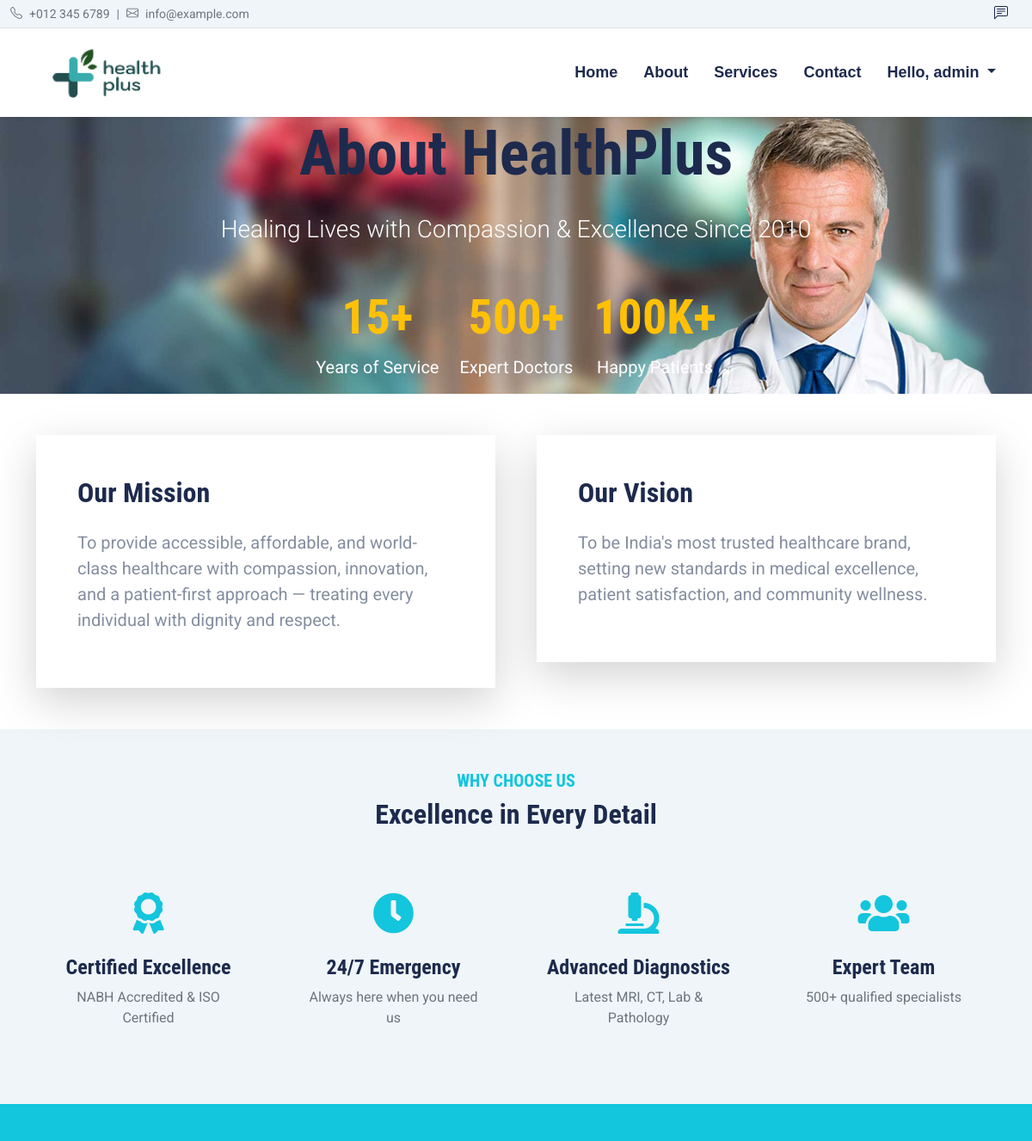
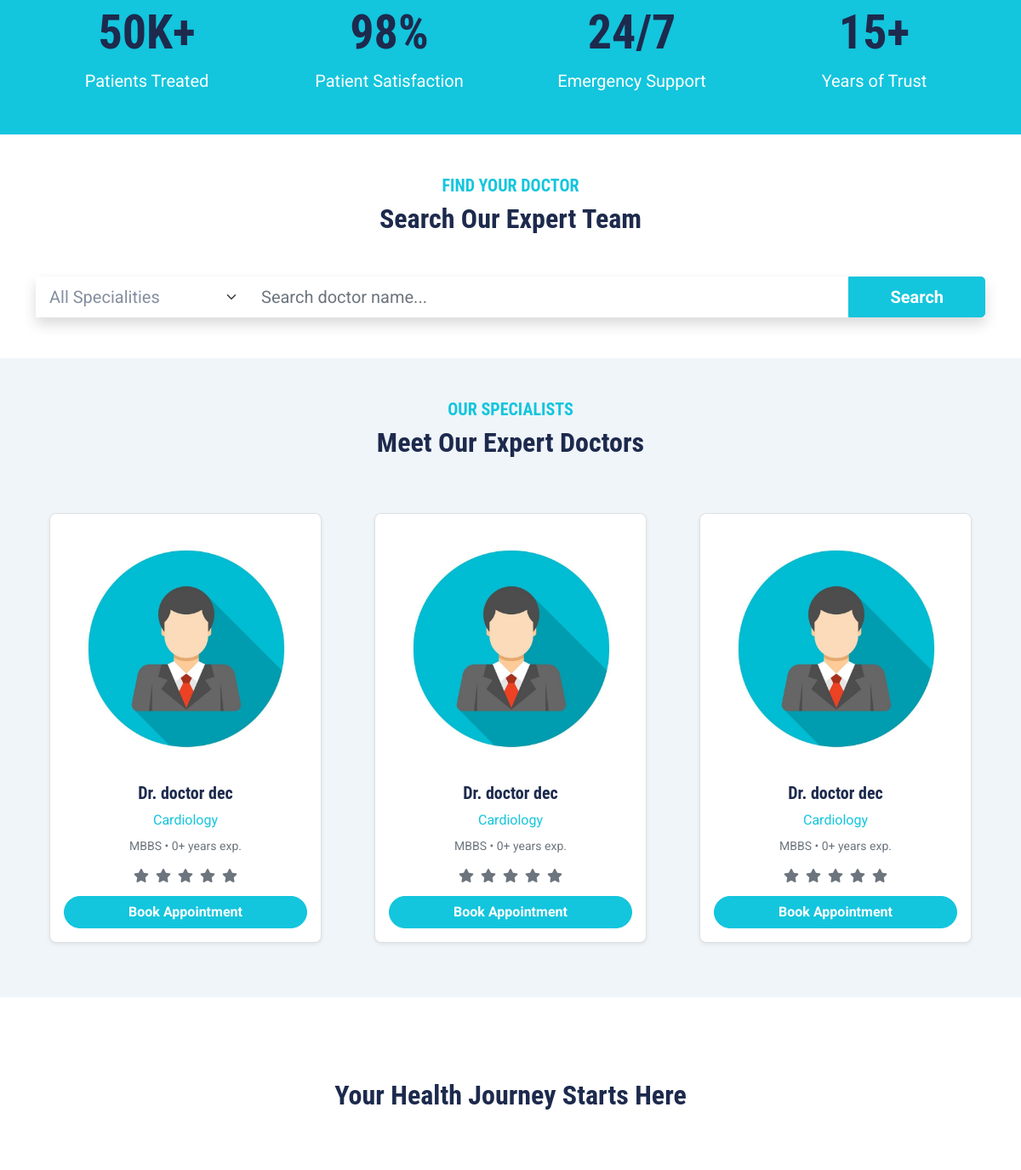
Before: /about (signed in, upper part) with the older database file (2 pictures, top to bottom).
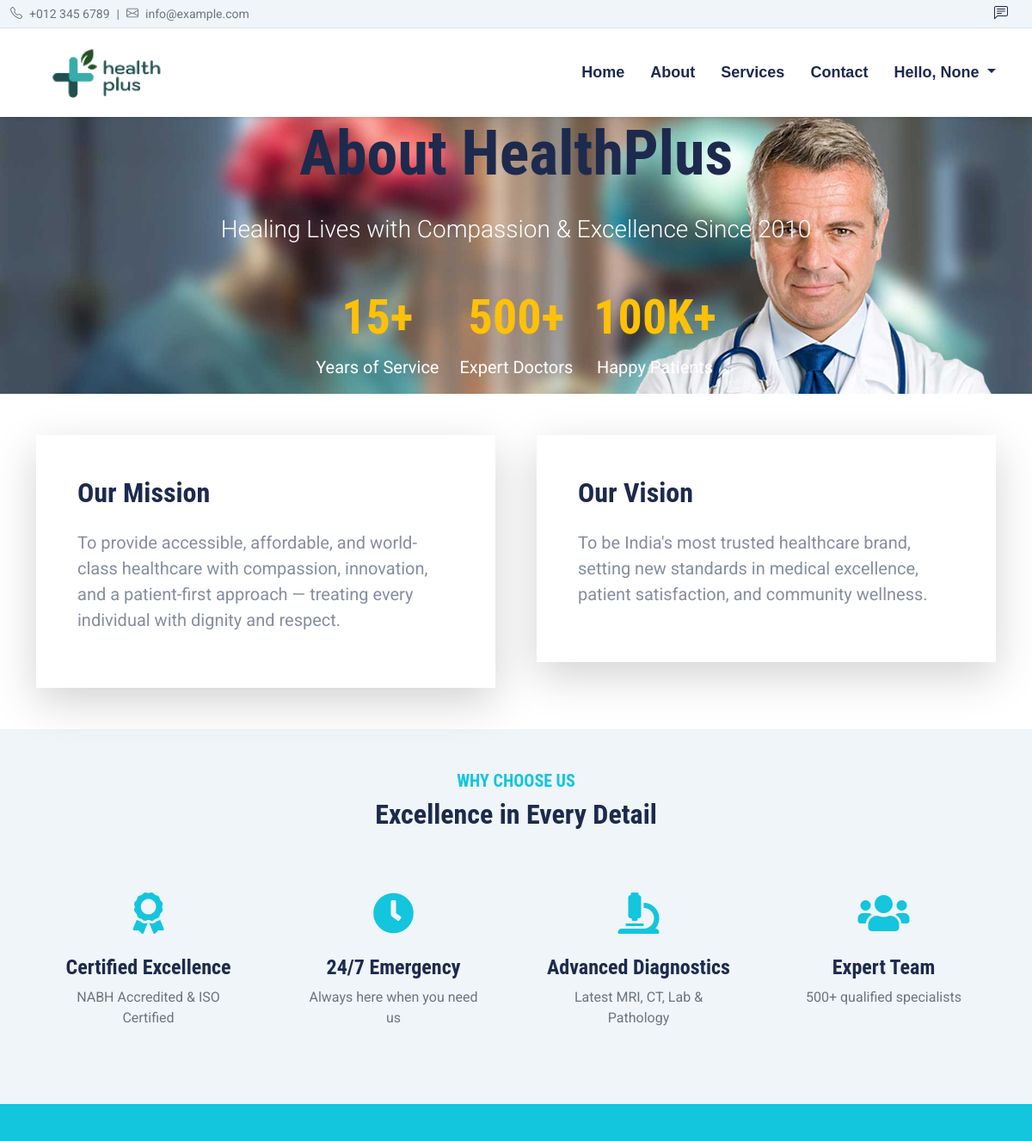
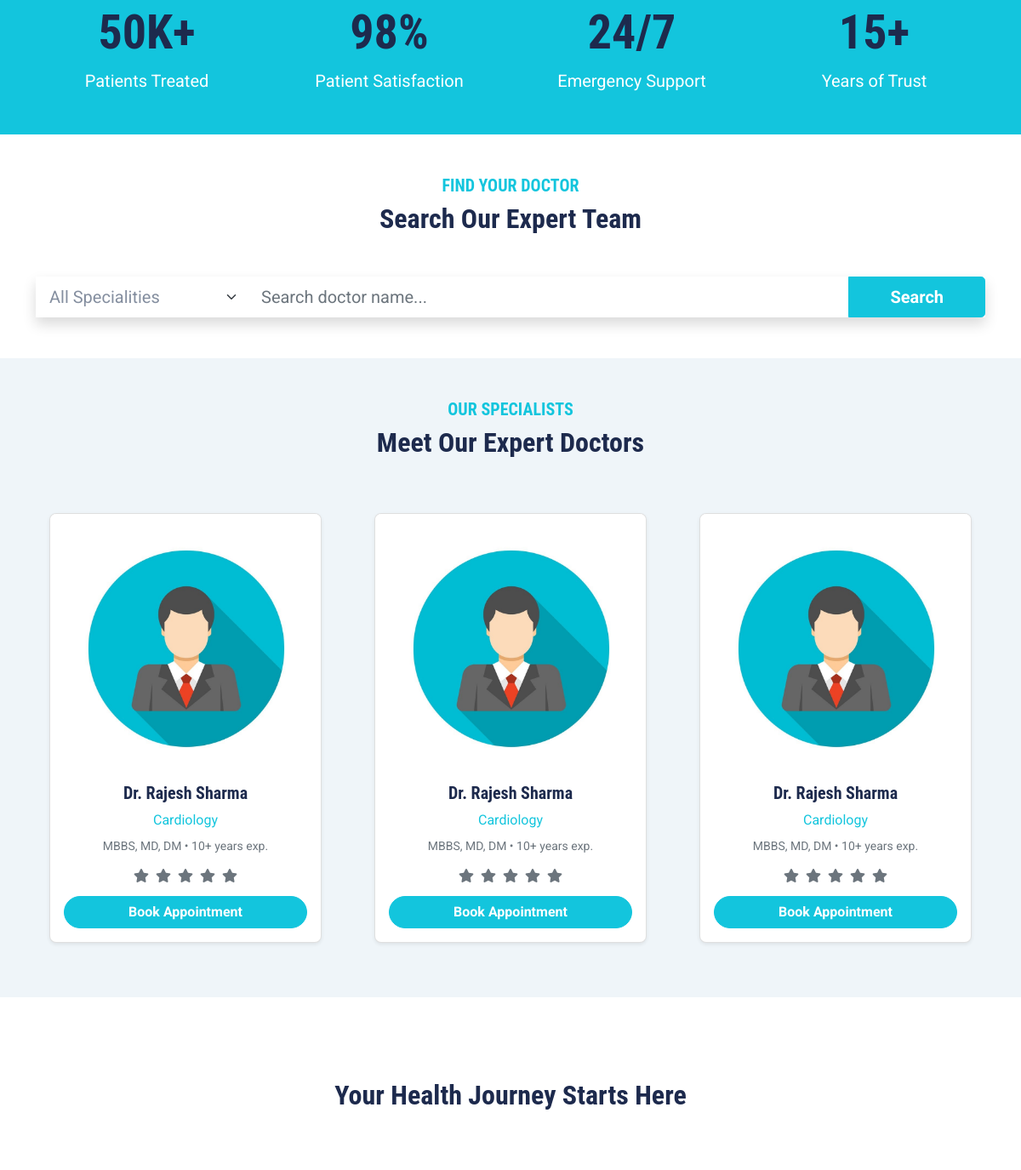
After: the same page with the newer database file (2 pictures, top to bottom).
### healthcare/models.py (models this page shows, shortened)
class CustomUser(AbstractUser):
    ROLE_CHOICES = (
        ('patient', 'Patient'),
        ('doctor', 'Doctor'),
        ('admin', 'Admin'),
    )
    username = None
    email = models.EmailField(unique=True, db_index=True)
    role = models.CharField(max_length=20, choices=ROLE_CHOICES, default='patient')
    first_name = models.CharField(max_length=50)
    last_name = models.CharField(max_length=50, blank=True)
    mobile_number = models.CharField(max_length=15, blank=True, null=True)
    gender = models.CharField(max_length=10, choices=[('male','Male'),('female','Female'),('other','Other')], blank=True)
    dob = models.DateField("Date of Birth", null=True, blank=True)
    address = models.TextField(blank=True)
    image = models.ImageField(upload_to='users/', blank=True, null=True)
    is_email_verified = models.BooleanField(default=False)
    created_at = models.DateTimeField(auto_now_add=True)
    objects = UserManager()
    USERNAME_FIELD = 'email'
    REQUIRED_FIELDS = []
    def get_full_name(self):
        return f"{self.first_name} {self.last_name}".strip() or self.email

class Doctor(models.Model):
    user = models.OneToOneField(CustomUser, on_delete=models.CASCADE, related_name='doctor_profile')
    speciality = models.ForeignKey(Speciality, on_delete=models.SET_NULL, null=True, related_name='doctors')
    degree = models.CharField(max_length=100)
    experience_years = models.PositiveIntegerField(default=0)
    fees = models.PositiveIntegerField(validators=[MinValueValidator(100)])
    consultation_time = models.PositiveSmallIntegerField(default=30, help_text="Minutes per patient")
    is_verified = models.BooleanField(default=False)
    rating = models.DecimalField(max_digits=3, decimal_places=2, default=0.00)
    total_reviews = models.PositiveIntegerField(default=0)
    created_at = models.DateTimeField(auto_now_add=True)
    class Meta:
        ordering = ['user__first_name']

class Speciality(models.Model):
    name = models.CharField(max_length=100, unique=True)
    description = models.TextField(blank=True)
    created_at = models.DateTimeField(auto_now_add=True)

### healthcare/views/index.py (the view)
# urls.py: path('about',index.about,name="about"),
def about(request):
    doctors = Doctor.objects.filter(is_verified=True).select_related('user', 'speciality')[:12]
    specialities = Speciality.objects.all()
    return render(request, 'pages/about.html', {
        'doctors': doctors,
        'specialities': specialities,
    })

### templates/pages/about.html (shortened to what the changed rows need)
{% extends "base/base.html" %}
{% load static %}
{% block extra_css %}
<link href="https://cdn.jsdelivr.net/npm/owl.carousel@2.3.4/dist/assets/owl.carousel.min.css" rel="stylesheet">
{% endblock %}
{% block content %}
<section class="hero-header text-center">
    <div class="container">
        <h1 class="display-2 fw-bold mb-4">About HealthPlus</h1>
        <div class="d-flex justify-content-center gap-4 flex-wrap">
            <div class="text-center">
                <h2 class="display-4 fw-bold text-warning">15+</h2>
            </div>
            <div class="text-center">
                <h2 class="display-4 fw-bold text-warning">500+</h2>
            </div>
            <div class="text-center">
                <h2 class="display-4 fw-bold text-warning">100K+</h2>
            </div>
        </div>
    </div>
</section>
<section class="py-5 bg-white">
    <div class="container">
        <div class="row g-5">
            <div class="col-lg-6">
                <div class="p-5 bg-gradient rounded-4 shadow-lg" style="background: linear-gradient(135deg, #667eea, #764ba2);">
                    <h2 class="fw-bold mb-4">
                        Our Mission
                    </h2>
                </div>
            </div>
            <div class="col-lg-6">
                <div class="p-5 bg-gradient rounded-4 shadow-lg" style="background: linear-gradient(135deg, #f093fb, #f5576c);">
                    <h2 class="fw-bold mb-4">
                        Our Vision
                    </h2>
                </div>
            </div>
        </div>
    </div>
</section>
<section class="py-5 bg-light">
    <div class="container">
        <div class="text-center mb-5">
            <h2 class="fw-bold">Excellence in Every Detail</h2>
        </div>
    </div>
</section>
<section class="py-5 bg-primary text-white">
    <div class="container">
        <div class="row g-4 text-center">
            <div class="col-md-3">
                <div class="stat-card">
                    <h2 class="display-4 fw-bold mb-2">50K+</h2>
                </div>
            </div>
            <div class="col-md-3">
                <div class="stat-card">
                    <h2 class="display-4 fw-bold mb-2">98%</h2>
                </div>
            </div>
            <div class="col-md-3">
                <div class="stat-card">
                    <h2 class="display-4 fw-bold mb-2">24/7</h2>
                </div>
            </div>
            <div class="col-md-3">
                <div class="stat-card">
                    <h2 class="display-4 fw-bold mb-2">15+</h2>
                </div>
            </div>
        </div>
    </div>
</section>
<section class="py-5 bg-white">
    <div class="container">
        <div class="text-center mb-5">
            <h2 class="fw-bold">Search Our Expert Team</h2>
        </div>
    </div>
</section>
<section class="py-5 bg-light">
    <div class="container">
        <div class="text-center mb-5">
            <h2 class="fw-bold">Meet Our Expert Doctors</h2>
        </div>
        <div class="owl-carousel doctor-carousel">
            {% for doctor in doctors %}
            <div class="text-center p-3">
                <div class="card doctor-card shadow-sm">
                    {% if doctor.user.image %}
                        <img src="{{ doctor.user.image.url }}" class="card-img-top" style="height:300px; object-fit:cover;" alt="Dr. {{ doctor.user.get_full_name }}">
                    {% else %}
                        <img src="{% static 'img/login_logo.jpeg' %}" class="card-img-top" style="height:300px; object-fit:cover;">
                    {% endif %}
                    <div class="card-body">
                        <h5 class="fw-bold">Dr. {{ doctor.user.get_full_name }}</h5>
                        <p class="text-primary mb-2">{{ doctor.speciality.name }}</p>
                        <p class="small text-muted mb-3">
                            {{ doctor.degree }} • {{ doctor.experience_years }}+ years exp.
                        </p>
                        <div class="d-flex justify-content-center gap-2 mb-3">
                            {% for i in "12345" %}
                                <i class="fas fa-star {% if forloop.counter <= doctor.rating|floatformat:0 %}text-warning{% else %}text-muted{% endif %}"></i>
                            {% endfor %}
                        </div>
                        <a href="{% if user.is_authenticated %}{% url 'book_appointment' %}{% else %}{% url 'login' %}{% endif %}"
                           class="btn btn-primary rounded-pill w-100">
                            Book Appointment
                        </a>
                    </div>
                </div>
            </div>
            {% empty %}
            <p class="text-center text-muted py-5">No doctors available</p>
            {% endfor %}
        </div>
    </div>
</section>
<section class="py-5 bg-gradient text-white text-center" style="background: linear-gradient(135deg, #667eea, #764ba2);">
    <div class="container py-5">
        <h2 class="fw-bold mb-4">Your Health Journey Starts Here</h2>
    </div>
</section>
{% endblock %}

### templates/base/base.html (shortened to what this page needs)
{% load static %}
<!DOCTYPE html>
<html lang="en">
<head>
    <link href="https://cdnjs.cloudflare.com/ajax/libs/font-awesome/5.15.0/css/all.min.css" rel="stylesheet">
    <link href="https://cdn.jsdelivr.net/npm/bootstrap-icons@1.10.5/font/bootstrap-icons.css" rel="stylesheet">
    <link href="{% static 'lib/owlcarousel/assets/owl.carousel.min.css' %}" rel="stylesheet">
    <link href="{% static 'lib/tempusdominus/css/tempusdominus-bootstrap-4.min.css' %}" rel="stylesheet" />
    <link href="{% static 'css/bootstrap.min.css' %}" rel="stylesheet">
    <link href="{% static 'css/style.css' %}" rel="stylesheet">
    {% block extra_css %}{% endblock %}
</head>
<body>
    <div class="container-fluid py-1 border-bottom d-none d-lg-flex justify-content-between align-items-center bg-light">
        <div class="d-flex align-items-center small text-muted">
            <i class="bi bi-telephone me-2"></i> +012 345 6789
            <span class="mx-2">|</span>
            <i class="bi bi-envelope me-2"></i> info@example.com
        </div>
        <div class="d-flex align-items-center">
            <a href="{% url 'feedback' %}" class="text-dark me-3"><i class="bi bi-chat-left-text"></i></a>
        </div>
    </div>
    <nav class="navbar navbar-expand-lg navbar-light bg-white shadow-sm sticky-top py-2">
        <div class="container">
            <a class="navbar-brand d-flex align-items-center" href="{% url 'index' %}">
                <img src="{% static 'img/logo1.png' %}" height="60" alt="HealthPlus Logo">
            </a>
            <div class="collapse navbar-collapse" id="navbarCollapse">
                <ul class="navbar-nav ms-auto mb-2 mb-lg-0">
                    <li class="nav-item"><a class="nav-link" href="{% url 'index' %}">Home</a></li>
                    <li class="nav-item"><a class="nav-link" href="{% url 'about' %}">About</a></li>
                    <li class="nav-item"><a class="nav-link" href="{% url 'service' %}">Services</a></li>
                    <li class="nav-item"><a class="nav-link" href="{% url 'contact' %}">Contact</a></li>
                    {% if user.is_authenticated %}
                        <li class="nav-item dropdown">
                            <a class="nav-link dropdown-toggle" href="#" data-bs-toggle="dropdown">
                                Hello, {{ user.first_name|default:user.username }}
                            </a>
                        </li>
                    {% endif %}
                </ul>
            </div>
        </div>
    </nav>
    <main>
        {% block content %}
        {% endblock %}
    </main>
</body>
</html>

Changed rows visible on the page:
removed Doctor: user.get_full_name "doctor dec", speciality.name "Cardiology", degree "MBBS", experience_years "0", rating 0 (drawn)
changed CustomUser: first_name "admin" → "None"
added Doctor: user.get_full_name "Rajesh Sharma", speciality.name "Cardiology", degree "MBBS, MD, DM", experience_years "10", rating 0 (drawn)
